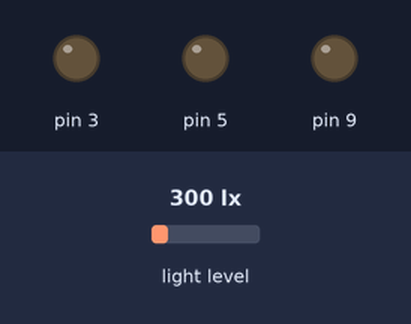
A sketch run on a simulated Arduino Uno, built with avr-gcc and run on an emulated ATmega328P. On the bench: output pins drawn as LEDs (lit = HIGH). The inputs (shaded band) are chosen by the test bench; at power-on: light level 300 lx. What the sketch prints to the serial monitor is not drawn.

Above: at 1.2 s.
1.3 s: light level set to 40 lx
3.5 s: light level set to 500 lx
Timing chart, 0 to 59.0 s (numbered marks = the images above; inputs shaded):
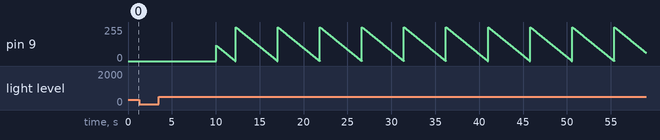

The sketch:

test_lights.ino
```cpp
#include <Wire.h>
#include <Adafruit_Sensor.h>
#include <Adafruit_TSL2561_U.h>

/* IC2 addr 0x39. If you set the ADDR pin high
   or low, use TSL2561_ADDR_HIGH (0x49) or TSL2561_ADDR_LOW
   (0x29) respectively.
*/

class Lightsensor: public Adafruit_TSL2561_Unified {
  private:
    byte readInterval;            // the time in seconds between readings

  public:
    sensors_event_t event;        // a structure defined in the unified sensor library which contains the measurements
/*
 *Constructor, also calls the base class constrcutor
 *
 */
  Lightsensor(byte seconds) : Adafruit_TSL2561_Unified(TSL2561_ADDR_FLOAT, 333) {  // initialize constructor with base class constructor
    readInterval = seconds;
  }

  void Update() {
    unsigned long currentMillis = millis();

    if((currentMillis - event.timestamp) >= (readInterval * 1000)) {
      getEvent(&event);
      }
    }

  void Configure() {
    enableAutoRange(true);                                       // set the gain to automatic
    setIntegrationTime(TSL2561_INTEGRATIONTIME_101MS);           // set the medium resolution and speed
  }

  uint32_t Readlux() {
    getEvent(&event);
    return event.light;
  }

  void testprint() {
    unsigned long currentMillis = millis();

    if((currentMillis - event.timestamp) >= (readInterval * 1000)) {
      Serial.print("Current millis() = "); Serial.println(currentMillis);
      Serial.print("Millis of last poll = "); Serial.println(event.timestamp);
      Serial.print("lux = "); Serial.println(event.light);
      Serial.println();
    }
  }
};

class Ledbar {
  private:
    byte outPin;               // the pin which the LED transistor is attached to
    byte outPwm;               // the PWM output of the pin
    byte setInterval;          // the time in seconds between checking if the
    unsigned long lastUpdate;  // to store the millis
    bool night;                // if true then the LED should be off

  public:
    unsigned int setLux;       // the set point of the system in lux

  Ledbar(byte pin, byte seconds, unsigned int set = 200) {
    night = false;
    outPin = pin;
    setLux = set;
    setInterval = seconds;
    lastUpdate = millis();
    outPwm = 120;
  }

  void Configure() {
    pinMode(outPin, OUTPUT);
  }

  void toggle_night() {
    night = ~night;
  }

  void Update(Lightsensor sensor) {
    unsigned long currentMillis = millis();
    unsigned int measuredLux = sensor.Readlux();

    if((currentMillis - lastUpdate) >= (setInterval * 1000)) {
      if (night == false) {
        while (setLux < measuredLux) {
          analogWrite(outPin, ++outPwm);
          measuredLux = sensor.Readlux();
//          delay(1000);
          Serial.print(setLux - measuredLux); Serial.println(": going up");
        }
        while (setLux > measuredLux) {
          analogWrite(outPin, --outPwm);
          measuredLux = sensor.Readlux();
//          delay(1000);
          Serial.print(setLux -  measuredLux); Serial.println(": going dowm");
        }
      }
    }
  }

};


Lightsensor testsensor = Lightsensor(2);    // initialize the sensor
Ledbar lights = Ledbar(9, 10, 2000);              // initialize the lights

void setup() {

  pinMode(5, OUTPUT);
  pinMode(3, OUTPUT);
  Serial.begin(9600);

  while (!Serial)
    delay(10);     // will pause Zero, Leonardo, etc until serial console opens

  Serial.println("LED testing begins now");
  lights.Configure();
  testsensor.Configure();

}

void loop() {
  testsensor.testprint();
  testsensor.Update();
//  digitalWrite(9, 255);
  Serial.print("lux = "); Serial.println(testsensor.Readlux());
  lights.Update(testsensor);
}
```
